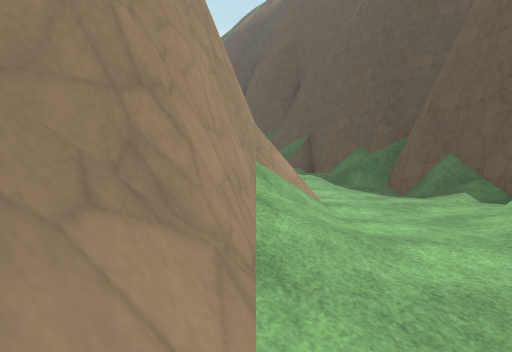
View 1 (above)

16 first-person views from a walk through a 3-D level made in the Godot game engine. The camera is 1.2 m above the floor, looks level and sees 70° across. The floor is counted in squares, 2 m on a side. Each view is taken from the middle of a square. On the plan, view 1 faces up. The plan holds only what a view shows up to about 10 squares ahead; the rest is blank. The place goes on beyond the plan. Surface patterns are stand-ins for the level's own textures.

View 2
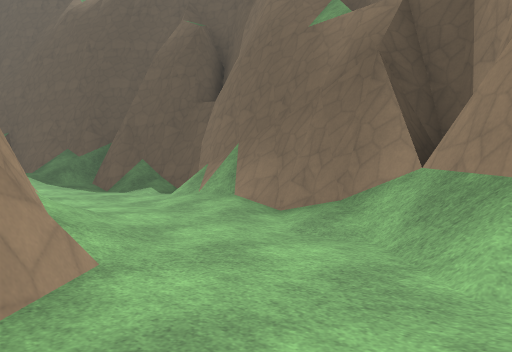

View 3
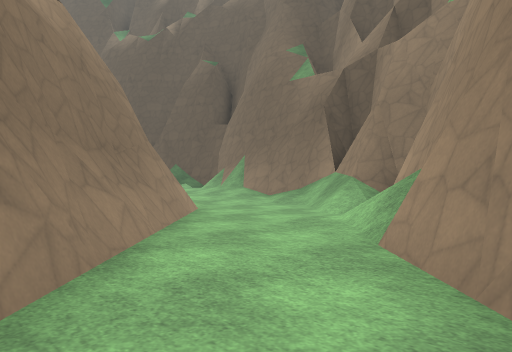

View 4
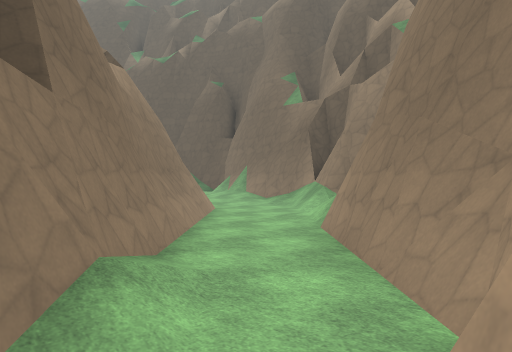

View 5
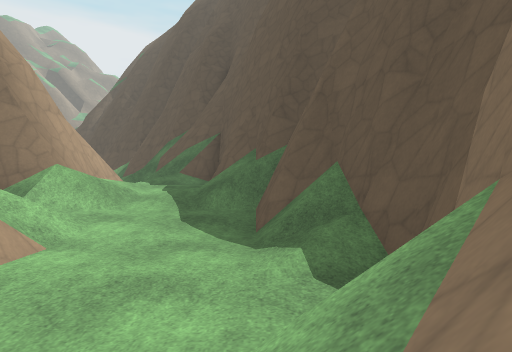

View 6
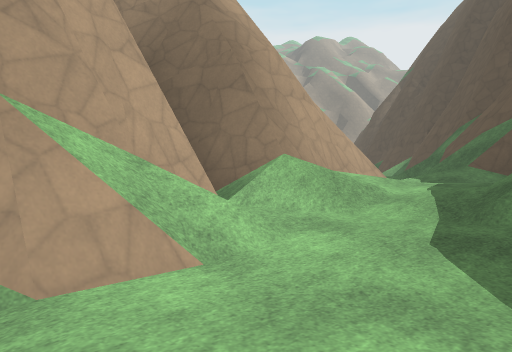

View 7
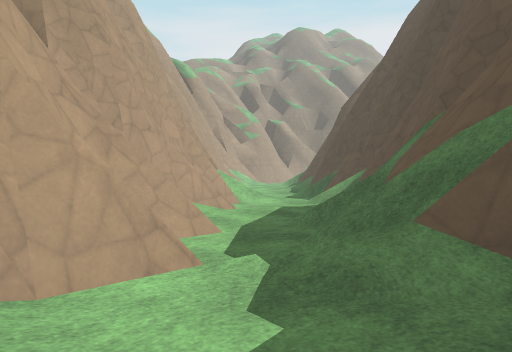

View 8
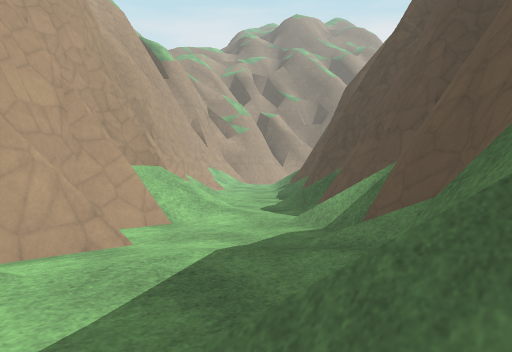

View 9
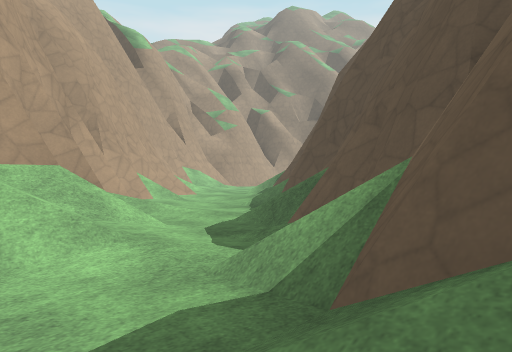

View 10
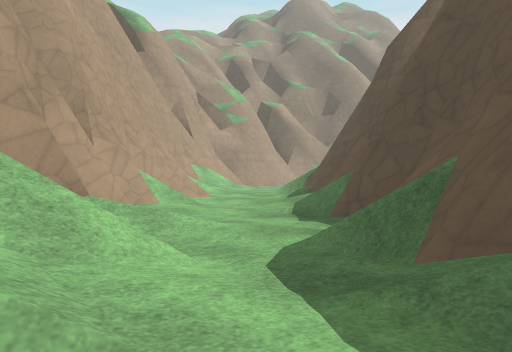

View 11
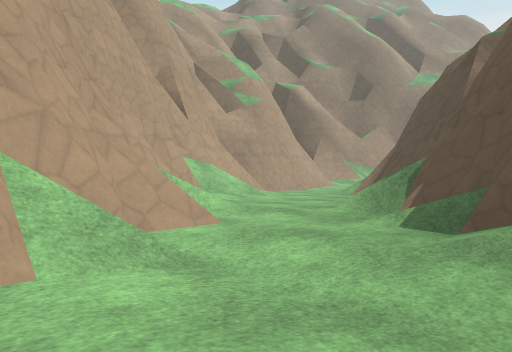

View 12
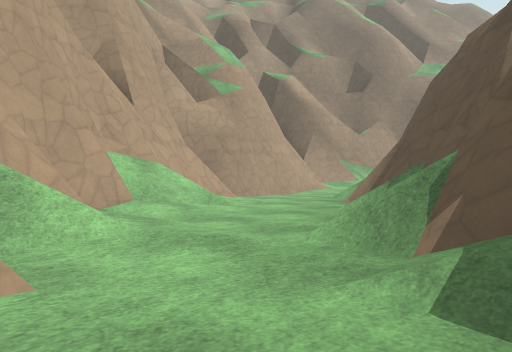

View 13
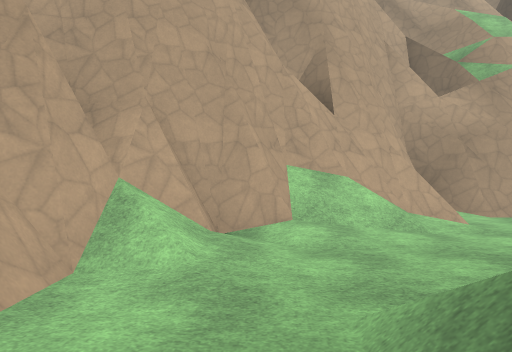

View 14
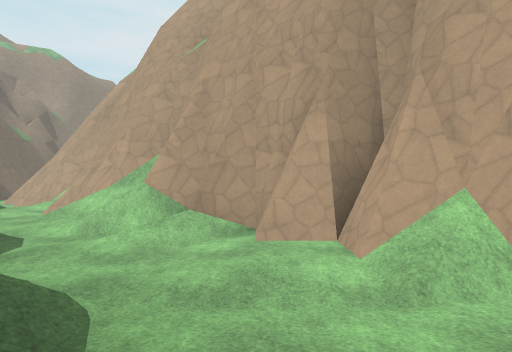

View 15
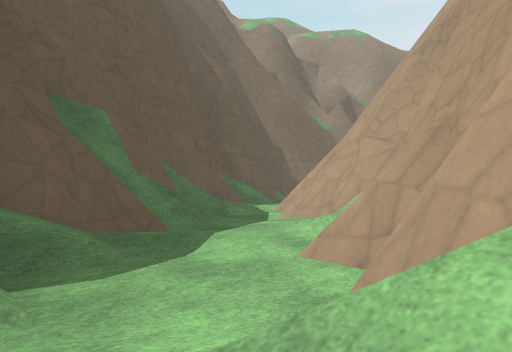

View 16
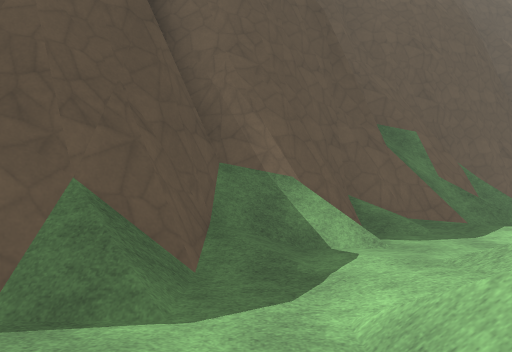

### Floor plan
Key: @ floor where view 1 was taken; # wall or solid block; . main floor; : floor 0.25 m higher than the main floor; - floor 0.25 m lower than the main floor; _ floor 0.75 m lower than the main floor; < floor 1 m lower than the main floor; ( floor 1.25 m lower than the main floor; ! floor 1.5 m lower than the main floor; / step, stairs or slope; = window, fence, low wall or low ledge.
Columns run from 16 left of view 1 to 4 right of it. Each row starts with its distance up from view 1.
 28 ##...#
 27 #....##
 26 ###../##
 25  ##/../##
 24   #/..//##
 23   ##::../##
 22    ##/.../#
 21    ####../###
 20      ##..--/##
 19       ##.-.//###
 18       ###//--//#
 17         ##//.//##
 16          ##//--/###
 15           ###-.///#
 14            ###.//##
 13             ##.-//##
 12              ###-/##
 11               ###-/#
 10                ##-/##
  9                ##///#
  8                #/__/#
  7                ##/</#
  6                 #=<<#
  5                 #/(<#
  4                 #((/#
  3                 #((/#
  2                 #!(/#
  1                ##!!/#
  0               ##@!!##
 -1              ##!!!/##
 -2             ##!!!!/#
 -3            ##!!!/#
 -4           ##!!!###
 -5           #/!!##
 -6            !!##
 -7           /###

Where each view was taken, in squares from view 1:
view 1: 0 up, 0 right, facing up
view 2: 2 down, 1 left, facing up-right
view 3: 5 down, 4 left, facing up-right
view 4: 7 down, 6 left, facing up-right
view 5: 3 up, 3 right, facing up
view 6: 5 up, 3 right, facing up-left
view 7: 10 up, 2 right, facing up-left
view 8: 13 up, 0 right, facing up-left
view 9: 15 up, 1 left, facing up-left
view 10: 16 up, 3 left, facing up-left
view 11: 19 up, 7 left, facing up-left
view 12: 21 up, 8 left, facing up-left
view 13: 23 up, 8 left, facing left
view 14: 23 up, 8 left, facing down
view 15: 17 up, 5 left, facing down-right
view 16: 18 up, 7 left, facing right
